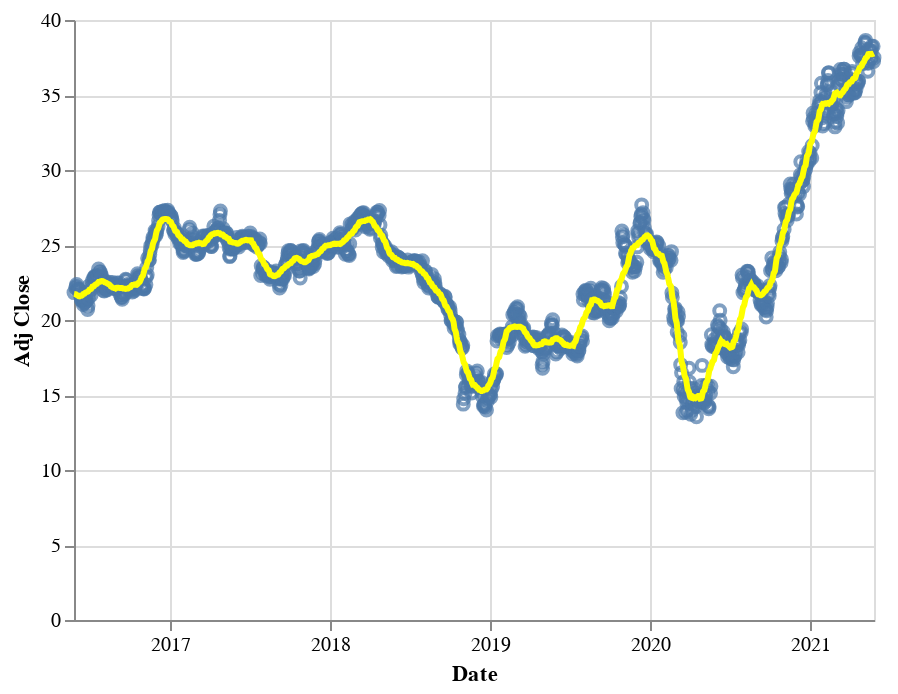

Here is the notebook cell this chart was saved with:
### Code cell
#Plot with Altair

yahoo_finance_2 = pd.read_csv('Yahoo.csv')

line = alt.Chart(yahoo_finance_2).mark_line(
    color='yellow',
    size=3
).transform_window(
    rolling_mean='mean(Adj Close)',
    frame=[-15, 15]
).encode(
    x='Date:T',
    y='rolling_mean:Q'
)
                
points = alt.Chart(yahoo_finance_2).mark_point().encode(
    x='Date:T',
    y=alt.Y('Adj Close:Q',
            axis=alt.Axis(title='Adj Close'))
)
points + line

### Figure 1 — Vega-Lite specification as saved in the notebook (floating-point values rounded to 4 significant figures; data arrays with more than 128 entries replaced by an {"elided": "..."} marker saying what was removed)
{"config": {"view": {"continuousWidth": 400, "continuousHeight": 300}}, "layer": [{"mark": "point", "encoding": {"x": {"type": "temporal", "field": "Date"}, "y": {"type": "quantitative", "axis": {"title": "Adj Close"}, "field": "Adj Close"}}}, {"mark": {"type": "line", "color": "yellow", "size": 3}, "encoding": {"x": {"type": "temporal", "field": "Date"}, "y": {"type": "quantitative", "field": "rolling_mean"}}, "transform": [{"window": [{"op": "mean", "field": "Adj Close", "as": "rolling_mean"}], "frame": [-15, 15]}]}], "data": {"name": "data-90d8963d75370924c4224b732370c548"}, "$schema": "https://vega.github.io/schema/vega-lite/v4.8.1.json", "datasets": {"data-90d8963d75370924c4224b732370c548": {"elided": "1258 records"}}}
